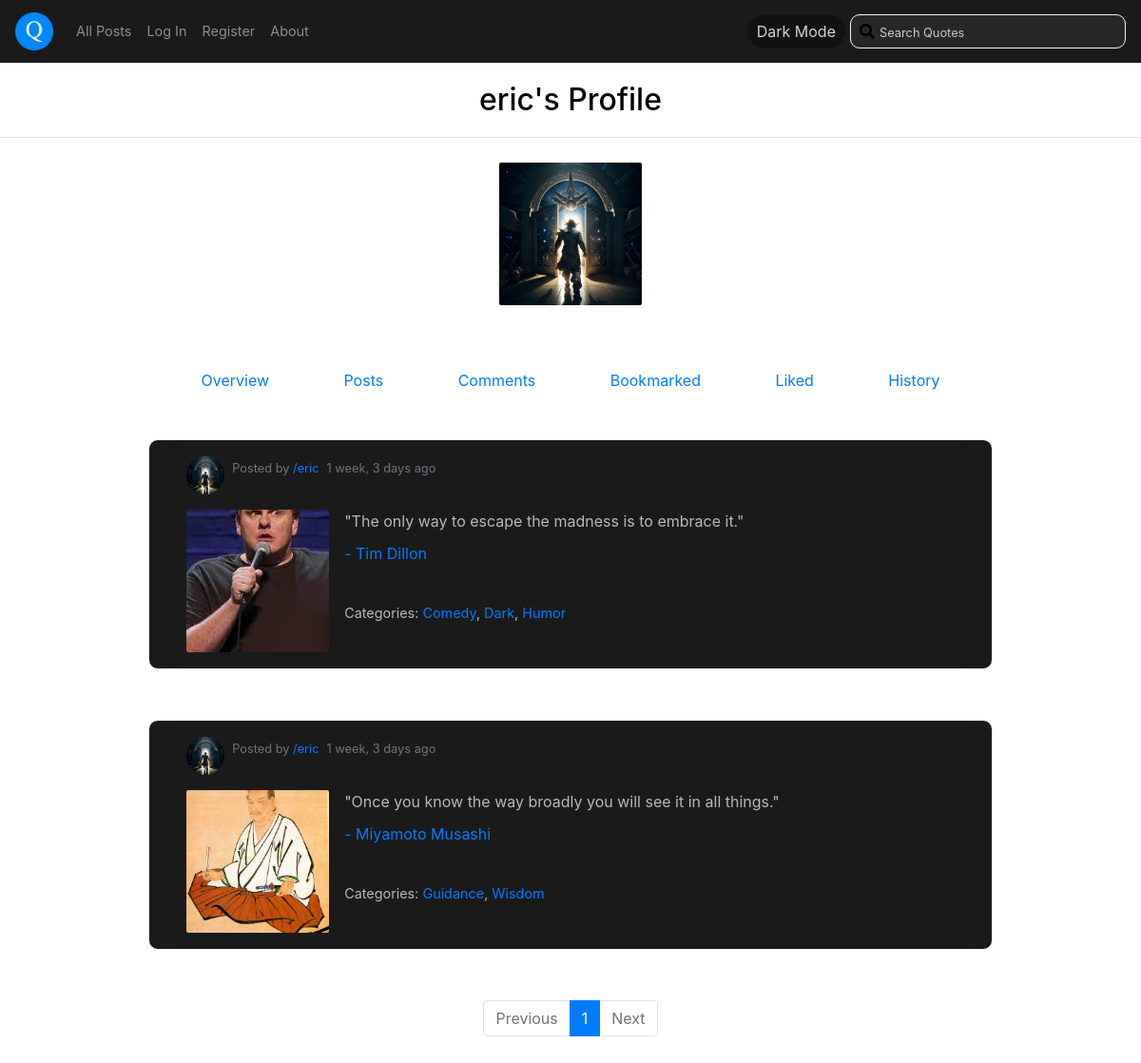
Screenshot of /profile/3/ with the database file from the repository.
### quote/models.py (models this page shows, shortened)
class User(AbstractUser):
    """username, password, date_joined, email, first_name, last_name, is_active, is_staff, is_superuser, last_login"""

class UserProfile(models.Model):
    user = models.OneToOneField(User, on_delete=models.CASCADE, related_name='userprofile')
    country_of_origin = models.CharField(max_length=200, blank=True)
    profile_picture = models.ImageField(upload_to='profile_pictures/', blank=True)
    birthday = models.DateField(blank=True, null=True)

class Quote(models.Model):
    text = models.TextField()
    author = models.ForeignKey(Author, on_delete=models.CASCADE, related_name='quotes')
    categories = models.ManyToManyField(Category, related_name='quotes')
    user = models.ForeignKey(User, on_delete=models.CASCADE, related_name='quotes')    # user that posted the quote
    timestamp = models.DateTimeField(auto_now_add=True)

class Author(models.Model):
    name = models.CharField(max_length=200)
    bio = models.TextField(blank=True)
    image = models.ImageField(upload_to='authors/', blank=True)

class Category(models.Model):
    name = models.CharField(max_length=200)

### quote/views.py (the view)
# urls.py: path('profile/<int:id>/', views.profile, name='profile'),
def profile(request, id):
    try:
        userprofile = User.objects.get(pk=id)
        quotes = Quote.objects.filter(user=userprofile).order_by('-timestamp')
        paginator = Paginator(quotes, 10)
        page_number = request.GET.get('page')
        page_obj = paginator.get_page(page_number)
        quote_count = Quote.objects.filter(user=userprofile).count()
        comment_count = Comment.objects.filter(user=userprofile).count()
        like_count = Like.objects.filter(user=userprofile).count()
        bookmark_count = Bookmark.objects.filter(user=userprofile).count()
        is_following = False
        if request.user.is_authenticated:
            is_following = Follow.objects.filter(follower=request.user, followed=userprofile).exists()
        liked_quotes = list(request.user.likes.values_list('quote_id', flat=True)) if request.user.is_authenticated else []
        return render(request, "quote/profile.html", {
            'page_obj': page_obj,
            'userprofile': userprofile,
            'quote_count': quote_count,
            'comment_count': comment_count,
            'like_count': like_count,
            'bookmark_count': bookmark_count,
            'is_following': is_following,
            'liked_quotes': liked_quotes,
        })
    except ObjectDoesNotExist:
        return HttpResponse("User does not exist", status=404)

### quote/templates/quote/profile.html (shortened to what this page needs)
{% extends "quote/layout.html" %}
{% block body %}
    <h2>{% if userprofile %} {{userprofile.username}}'s {% endif %}Profile</h2>
    <hr>
    <div class="container">
        <div class="profile-info">
            {% if userprofile.userprofile.profile_picture %}
                <img src="{{ userprofile.userprofile.profile_picture.url }}" alt="Profile image" style="width: 150px; height: 150px; border-radius: 2px; object-fit: cover;">
            {% else %}
                <p>No profile picture.</p>
            {% endif %}
            <br>
        </div>
        <div class="profile-links-view" id="profile-links-view">
            <a href="#" class="overview-link" id="overview-link">Overview</a>
            <a href="#" class="posts-link" id="posts-link">Posts</a>
            <a href="#" class="comments-link" id="comments-link">Comments</a>
            <a href="#" class="bookmarked-link" id="bookmarked-link">Bookmarked</a>
            <a href="#" class="liked-link" id="liked-link">Liked</a>
            <a href="#" class="history-link" id="history-link">History</a>
        </div>
        <div class="profile-view" id="profile-view" data-id="{{ userprofile.id }}">
            <div class="posts-view" id="posts-view">
                {% if page_obj %}
                    {% for quote in page_obj %}
                        <div class="row">
                            <div class="card">
                                <div class="card-body">
                                    <div class="d-flex align-items-center mb-3">
                                        {% if quote.user.userprofile.profile_picture %}
                                            <img class="rounded-circle" src="{{ quote.user.userprofile.profile_picture.url }}" alt="User Profile Picture" style="width: 40px; height: 40px;">
                                        {% else %}
                                            <img class="rounded-circle" src="#" alt="User Profile Picture" style="width: 40px; height: 40px;">
                                        {% endif %}
                                        <div class="d-flex align-items-center ml-2">
                                            <p class="text-muted small mr-2">Posted by <a href="{% url 'profile' quote.user.id %}">/{{ quote.user.username }}</a></p>
                                            <p class="text-muted small">{{ quote.timestamp|timesince }} ago</p>
                                        </div>
                                    </div>
                                    <div class="media">
                                        {% if quote.author.image %}
                                            <img class="mr-3" src="{{ quote.author.image.url }}" alt="Author Image" style="width: 150px; height: 150px; border-radius: 2px; object-fit: cover;">
                                        {% else %}
                                            <p>No image available</p>
                                        {% endif %}
                                        <div class="media-body">
                                            <blockquote>
                                                <p class="text-quote" id="quote-content-{{quote.id}}">"{{ quote.text }}"</p>
                                                <a href="{% url 'author' quote.author.id %}"><footer>- {{ quote.author.name }}</footer></a>
                                            </blockquote>
                                            <br>
                                            <p class="categories-text" style="font-size: 0.9em;">Categories:
                                                {% for category in quote.categories.all|dictsort:"name" %}
                                                    <a href="{% url 'category' category.name %}">{{ category.name }}</a>{% if not forloop.last %}, {% endif %}
                                                {% endfor %}
                                            </p>
                                        </div>
                                    </div>
                                </div>
                            </div>
                        </div>
                    {% endfor %}
                        <nav aria-label="Page navigation example">
                            <ul class="pagination justify-content-center">
                                <li class="page-item {% if not page_obj.has_previous %}disabled{% endif %}">
                                    {% if page_obj.has_previous %}
                                        <a class="page-link" href="?page={{ page_obj.previous_page_number }}" tabindex="-1" aria-disabled="true">Previous</a>
                                    {% else %}
                                        <span class="page-link">Previous</span>
                                    {% endif %}
                                </li>
                                {% for page_num in page_obj.paginator.page_range %}
                                    {% if page_obj.number == page_num %}
                                        <li class="page-item active"><span class="page-link">{{ page_num }}</span></li>
                                    {% elif page_num > page_obj.number|add:'-3' and page_num < page_obj.number|add:'3' %}
                                        <li class="page-item"><a class="page-link" href="?page={{ page_num }}">{{ page_num }}</a></li>
                                    {% endif %}
                                {% endfor %}
                                <li class="page-item {% if not page_obj.has_next %}disabled{% endif %}">
                                    {% if page_obj.has_next %}
                                        <a class="page-link" href="?page={{ page_obj.next_page_number }}">Next</a>
                                    {% else %}
                                        <span class="page-link">Next</span>
                                    {% endif %}
                                </li>
                            </ul>
                        </nav>
                    </div>
                {% else %}
                    <p>No posts.</p>
                {% endif %}
            </div>
        </div>
    </div>
{% endblock %}

### quote/static/quote/styles.css (style rules this page uses)
body { background-color: white; color: black; margin: 0; align-items: center; min-height: 100vh; width: 100%; }
h2 { margin: 20px 20px; text-align: center; }
.container { display: flex; flex-direction: column; justify-content: center; align-items: center; width: 100%; margin: 0 auto 20px auto; }
.row { display: flex; justify-content: center; align-items: center; background-color: rgb(26, 26, 27); border: 0.5px solid whitesmoke; transition: border 0.1s ease; border-radius: 10px; width: 80%; margin: 0 auto 20px auto; }
.profile-info { display: flex; flex-direction: column; justify-content: center; align-items: center; width: 100%; padding: 10px; }
.profile-links-view { display: flex; justify-content: space-between; width: 70%; margin-bottom: 50px; }
.profile-view { display: flex; flex-direction: column; justify-content: center; align-items: center; width: 100%; }
.posts-view { display: flex; flex-direction: column; justify-content: center; align-items: center; width: 100%; margin: 0 auto 20px auto; }
.text-quote { color: #b9b9b9; margin-bottom: 10px; }
.categories-text { color: #b9b9b9; }
.card { width: 95%; background-color: rgb(26, 26, 27); border-radius: 10px; }
.card-body { padding: 1.0rem; }

### rows the page displays
User: username "eric", userprofile.profile_picture (picture)
Quote: user.userprofile.profile_picture (picture), user.username "eric", timestamp "1 week, 3 days", author.image (picture), text "The only way to escape the madness is to embrace it.", author.name "Tim Dillon"
Category: name "Comedy"
Category: name "Dark"
Category: name "Humor"
Quote: user.userprofile.profile_picture (picture), user.username "eric", timestamp "1 week, 3 days", author.image (picture), text "Once you know the way broadly you will see it in all things.", author.name "Miyamoto Musashi"
Category: name "Guidance"
Category: name "Wisdom"

### other values shown
{{ page_num }} "1"
